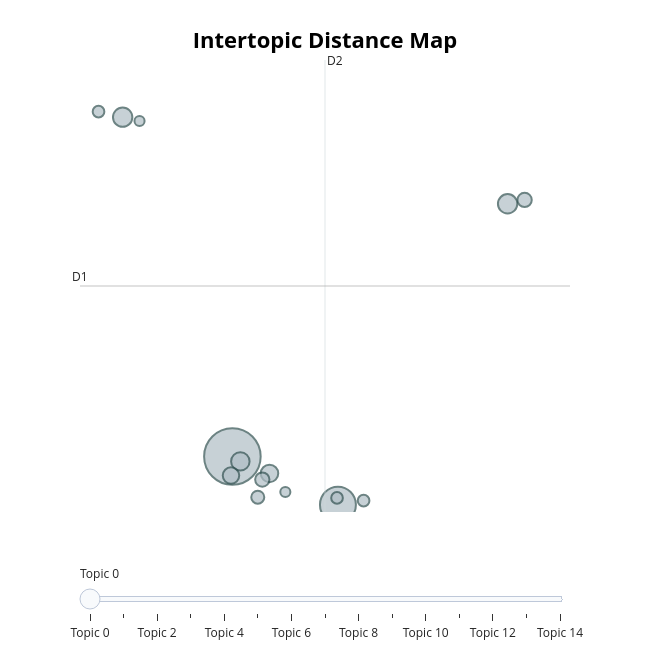

The code cell stored with this chart in its notebook:
### Code cell
# run this cell to visualize the topics
topic_model.visualize_topics()

### Figure 1 — Plotly figure (JSON) as saved in the notebook; plotly's stock layout.template omitted (floating-point values rounded to 4 significant figures)
{"data": [{"customdata": [[0, "we | and | to | the | our", 94], [1, "the | of | to | and | in", 38], [2, "the | of | and | in | to", 11], [3, "the | of | to | and | in", 11], [4, "the | of | and | to | in", 10], [5, "the | of | and | to | in", 9], [6, "the | of | and | to | in", 8], [7, "the | of | to | and | in", 6], [8, "the | of | and | in | to", 6], [9, "the | of | to | and | which", 5], [10, "the | of | to | and | be", 4], [11, "of | the | to | and | which", 4], [12, "the | of | to | and | in", 4], [13, "the | of | to | and | in", 3], [14, "the | of | to | and | in", 3]], "hovertemplate": "<b>Topic %{customdata[0]}</b><br>%{customdata[1]}<br>Size: %{customdata[2]}", "legendgroup": "", "marker": {"color": "#B0BEC5", "line": {"color": "DarkSlateGrey", "width": 2}, "size": [94, 38, 11, 11, 10, 9, 8, 6, 6, 5, 4, 4, 4, 3, 3], "sizemode": "area", "sizeref": 0.05875, "symbol": "circle"}, "mode": "markers", "name": "", "orientation": "v", "showlegend": false, "type": "scatter", "x": [0.1448, 1.619, 3.989, -1.388, 0.256, 0.6633, 0.1255, 0.5627, 4.227, 0.4995, -1.725, 1.606, 1.978, -1.152, 0.8845], "xaxis": "x", "y": [-0.009414, -2.968, 15.47, 20.77, -0.3131, -1.05, -1.178, -1.429, 15.7, -2.507, 21.11, -2.55, -2.718, 20.54, -2.189], "yaxis": "y"}], "layout": {"annotations": [{"showarrow": false, "text": "D1", "x": -1.984, "y": 10.43, "yshift": 10}, {"showarrow": false, "text": "D2", "x": 1.439, "xshift": 10, "y": 24.28}], "height": 650, "hoverlabel": {"bgcolor": "white", "font": {"family": "Rockwell", "size": 16}}, "legend": {"itemsizing": "constant", "tracegroupgap": 0}, "margin": {"t": 60}, "shapes": [{"line": {"color": "#CFD8DC", "width": 2}, "type": "line", "x0": 1.439, "x1": 1.439, "y0": -3.413, "y1": 24.28}, {"line": {"color": "#9E9E9E", "width": 2}, "type": "line", "x0": -1.984, "x1": 4.861, "y0": 10.43, "y1": 10.43}], "sliders": [{"active": 0, "pad": {"t": 50}, "steps": [{"args": [{"marker.color": [["red", "#B0BEC5", "#B0BEC5", "#B0BEC5", "#B0BEC5", "#B0BEC5", "#B0BEC5", "#B0BEC5", "#B0BEC5", "#B0BEC5", "#B0BEC5", "#B0BEC5", "#B0BEC5", "#B0BEC5", "#B0BEC5"]]}], "label": "Topic 0", "method": "update"}, {"args": [{"marker.color": [["#B0BEC5", "red", "#B0BEC5", "#B0BEC5", "#B0BEC5", "#B0BEC5", "#B0BEC5", "#B0BEC5", "#B0BEC5", "#B0BEC5", "#B0BEC5", "#B0BEC5", "#B0BEC5", "#B0BEC5", "#B0BEC5"]]}], "label": "Topic 1", "method": "update"}, {"args": [{"marker.color": [["#B0BEC5", "#B0BEC5", "red", "#B0BEC5", "#B0BEC5", "#B0BEC5", "#B0BEC5", "#B0BEC5", "#B0BEC5", "#B0BEC5", "#B0BEC5", "#B0BEC5", "#B0BEC5", "#B0BEC5", "#B0BEC5"]]}], "label": "Topic 2", "method": "update"}, {"args": [{"marker.color": [["#B0BEC5", "#B0BEC5", "#B0BEC5", "red", "#B0BEC5", "#B0BEC5", "#B0BEC5", "#B0BEC5", "#B0BEC5", "#B0BEC5", "#B0BEC5", "#B0BEC5", "#B0BEC5", "#B0BEC5", "#B0BEC5"]]}], "label": "Topic 3", "method": "update"}, {"args": [{"marker.color": [["#B0BEC5", "#B0BEC5", "#B0BEC5", "#B0BEC5", "red", "#B0BEC5", "#B0BEC5", "#B0BEC5", "#B0BEC5", "#B0BEC5", "#B0BEC5", "#B0BEC5", "#B0BEC5", "#B0BEC5", "#B0BEC5"]]}], "label": "Topic 4", "method": "update"}, {"args": [{"marker.color": [["#B0BEC5", "#B0BEC5", "#B0BEC5", "#B0BEC5", "#B0BEC5", "red", "#B0BEC5", "#B0BEC5", "#B0BEC5", "#B0BEC5", "#B0BEC5", "#B0BEC5", "#B0BEC5", "#B0BEC5", "#B0BEC5"]]}], "label": "Topic 5", "method": "update"}, {"args": [{"marker.color": [["#B0BEC5", "#B0BEC5", "#B0BEC5", "#B0BEC5", "#B0BEC5", "#B0BEC5", "red", "#B0BEC5", "#B0BEC5", "#B0BEC5", "#B0BEC5", "#B0BEC5", "#B0BEC5", "#B0BEC5", "#B0BEC5"]]}], "label": "Topic 6", "method": "update"}, {"args": [{"marker.color": [["#B0BEC5", "#B0BEC5", "#B0BEC5", "#B0BEC5", "#B0BEC5", "#B0BEC5", "#B0BEC5", "red", "#B0BEC5", "#B0BEC5", "#B0BEC5", "#B0BEC5", "#B0BEC5", "#B0BEC5", "#B0BEC5"]]}], "label": "Topic 7", "method": "update"}, {"args": [{"marker.color": [["#B0BEC5", "#B0BEC5", "#B0BEC5", "#B0BEC5", "#B0BEC5", "#B0BEC5", "#B0BEC5", "#B0BEC5", "red", "#B0BEC5", "#B0BEC5", "#B0BEC5", "#B0BEC5", "#B0BEC5", "#B0BEC5"]]}], "label": "Topic 8", "method": "update"}, {"args": [{"marker.color": [["#B0BEC5", "#B0BEC5", "#B0BEC5", "#B0BEC5", "#B0BEC5", "#B0BEC5", "#B0BEC5", "#B0BEC5", "#B0BEC5", "red", "#B0BEC5", "#B0BEC5", "#B0BEC5", "#B0BEC5", "#B0BEC5"]]}], "label": "Topic 9", "method": "update"}, {"args": [{"marker.color": [["#B0BEC5", "#B0BEC5", "#B0BEC5", "#B0BEC5", "#B0BEC5", "#B0BEC5", "#B0BEC5", "#B0BEC5", "#B0BEC5", "#B0BEC5", "red", "#B0BEC5", "#B0BEC5", "#B0BEC5", "#B0BEC5"]]}], "label": "Topic 10", "method": "update"}, {"args": [{"marker.color": [["#B0BEC5", "#B0BEC5", "#B0BEC5", "#B0BEC5", "#B0BEC5", "#B0BEC5", "#B0BEC5", "#B0BEC5", "#B0BEC5", "#B0BEC5", "#B0BEC5", "red", "#B0BEC5", "#B0BEC5", "#B0BEC5"]]}], "label": "Topic 11", "method": "update"}, {"args": [{"marker.color": [["#B0BEC5", "#B0BEC5", "#B0BEC5", "#B0BEC5", "#B0BEC5", "#B0BEC5", "#B0BEC5", "#B0BEC5", "#B0BEC5", "#B0BEC5", "#B0BEC5", "#B0BEC5", "red", "#B0BEC5", "#B0BEC5"]]}], "label": "Topic 12", "method": "update"}, {"args": [{"marker.color": [["#B0BEC5", "#B0BEC5", "#B0BEC5", "#B0BEC5", "#B0BEC5", "#B0BEC5", "#B0BEC5", "#B0BEC5", "#B0BEC5", "#B0BEC5", "#B0BEC5", "#B0BEC5", "#B0BEC5", "red", "#B0BEC5"]]}], "label": "Topic 13", "method": "update"}, {"args": [{"marker.color": [["#B0BEC5", "#B0BEC5", "#B0BEC5", "#B0BEC5", "#B0BEC5", "#B0BEC5", "#B0BEC5", "#B0BEC5", "#B0BEC5", "#B0BEC5", "#B0BEC5", "#B0BEC5", "#B0BEC5", "#B0BEC5", "red"]]}], "label": "Topic 14", "method": "update"}]}], "title": {"font": {"color": "Black", "size": 22}, "text": "<b>Intertopic Distance Map</b>", "x": 0.5, "xanchor": "center", "y": 0.95, "yanchor": "top"}, "width": 650, "xaxis": {"anchor": "y", "domain": [0, 1], "range": [-1.984, 4.861], "title": {"text": ""}, "visible": false}, "yaxis": {"anchor": "x", "domain": [0, 1], "range": [-3.413, 24.28], "title": {"text": ""}, "visible": false}}}
